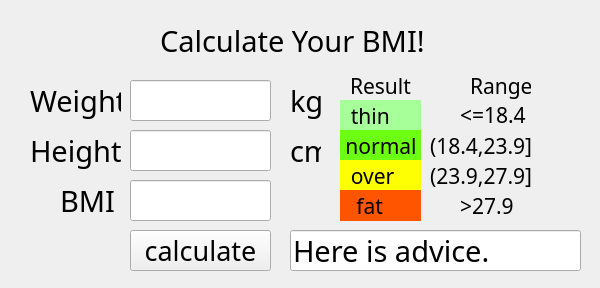
<?xml version="1.0" encoding="UTF-8"?>
<ui version="4.0">
 <class>BMI</class>
 <widget class="QMainWindow" name="BMI">
  <property name="geometry">
   <rect>
    <x>0</x>
    <y>0</y>
    <width>600</width>
    <height>288</height>
   </rect>
  </property>
  <property name="minimumSize">
   <size>
    <width>600</width>
    <height>288</height>
   </size>
  </property>
  <property name="maximumSize">
   <size>
    <width>600</width>
    <height>288</height>
   </size>
  </property>
  <property name="windowTitle">
   <string>BMI</string>
  </property>
  <widget class="QWidget" name="centralwidget">
   <widget class="QPushButton" name="calculate">
    <property name="geometry">
     <rect>
      <x>130</x>
      <y>230</y>
      <width>141</width>
      <height>41</height>
     </rect>
    </property>
    <property name="font">
     <font>
      <family>汉仪晨妹子简</family>
      <pointsize>20</pointsize>
     </font>
    </property>
    <property name="text">
     <string>calculate</string>
    </property>
   </widget>
   <widget class="QLineEdit" name="weight">
    <property name="geometry">
     <rect>
      <x>130</x>
      <y>80</y>
      <width>141</width>
      <height>41</height>
     </rect>
    </property>
    <property name="font">
     <font>
      <family>汉仪晨妹子简</family>
      <pointsize>22</pointsize>
     </font>
    </property>
    <property name="text">
     <string/>
    </property>
   </widget>
   <widget class="QLineEdit" name="height">
    <property name="geometry">
     <rect>
      <x>130</x>
      <y>130</y>
      <width>141</width>
      <height>41</height>
     </rect>
    </property>
    <property name="font">
     <font>
      <family>汉仪晨妹子简</family>
      <pointsize>22</pointsize>
     </font>
    </property>
    <property name="text">
     <string/>
    </property>
   </widget>
   <widget class="QLabel" name="label">
    <property name="geometry">
     <rect>
      <x>30</x>
      <y>80</y>
      <width>91</width>
      <height>41</height>
     </rect>
    </property>
    <property name="font">
     <font>
      <family>汉仪晨妹子简</family>
      <pointsize>22</pointsize>
     </font>
    </property>
    <property name="text">
     <string>Weight</string>
    </property>
   </widget>
   <widget class="QLabel" name="label_2">
    <property name="geometry">
     <rect>
      <x>30</x>
      <y>130</y>
      <width>91</width>
      <height>41</height>
     </rect>
    </property>
    <property name="font">
     <font>
      <family>汉仪晨妹子简</family>
      <pointsize>22</pointsize>
     </font>
    </property>
    <property name="text">
     <string>Height</string>
    </property>
   </widget>
   <widget class="QLabel" name="label_3">
    <property name="geometry">
     <rect>
      <x>290</x>
      <y>80</y>
      <width>31</width>
      <height>41</height>
     </rect>
    </property>
    <property name="font">
     <font>
      <family>汉仪晨妹子简</family>
      <pointsize>22</pointsize>
     </font>
    </property>
    <property name="text">
     <string>kg</string>
    </property>
   </widget>
   <widget class="QLabel" name="label_4">
    <property name="geometry">
     <rect>
      <x>290</x>
      <y>130</y>
      <width>31</width>
      <height>41</height>
     </rect>
    </property>
    <property name="font">
     <font>
      <family>汉仪晨妹子简</family>
      <pointsize>22</pointsize>
     </font>
    </property>
    <property name="text">
     <string>cm</string>
    </property>
   </widget>
   <widget class="QLabel" name="label_6">
    <property name="geometry">
     <rect>
      <x>160</x>
      <y>20</y>
      <width>281</width>
      <height>41</height>
     </rect>
    </property>
    <property name="font">
     <font>
      <family>汉仪晨妹子简</family>
      <pointsize>22</pointsize>
     </font>
    </property>
    <property name="text">
     <string>Calculate Your BMI!</string>
    </property>
   </widget>
   <widget class="QLabel" name="label_7">
    <property name="geometry">
     <rect>
      <x>60</x>
      <y>180</y>
      <width>61</width>
      <height>41</height>
     </rect>
    </property>
    <property name="font">
     <font>
      <family>汉仪晨妹子简</family>
      <pointsize>22</pointsize>
     </font>
    </property>
    <property name="text">
     <string>BMI</string>
    </property>
   </widget>
   <widget class="QLineEdit" name="BMIresult">
    <property name="geometry">
     <rect>
      <x>130</x>
      <y>180</y>
      <width>141</width>
      <height>41</height>
     </rect>
    </property>
    <property name="font">
     <font>
      <family>汉仪晨妹子简</family>
      <pointsize>22</pointsize>
     </font>
    </property>
    <property name="text">
     <string/>
    </property>
   </widget>
   <widget class="QLabel" name="label_5">
    <property name="geometry">
     <rect>
      <x>350</x>
      <y>70</y>
      <width>61</width>
      <height>31</height>
     </rect>
    </property>
    <property name="font">
     <font>
      <family>汉仪晨妹子简</family>
      <pointsize>16</pointsize>
     </font>
    </property>
    <property name="text">
     <string>Result</string>
    </property>
   </widget>
   <widget class="QLabel" name="label_8">
    <property name="geometry">
     <rect>
      <x>470</x>
      <y>70</y>
      <width>61</width>
      <height>31</height>
     </rect>
    </property>
    <property name="font">
     <font>
      <family>汉仪晨妹子简</family>
      <pointsize>16</pointsize>
     </font>
    </property>
    <property name="text">
     <string>Range</string>
    </property>
   </widget>
   <widget class="QLabel" name="label_9">
    <property name="geometry">
     <rect>
      <x>340</x>
      <y>100</y>
      <width>81</width>
      <height>31</height>
     </rect>
    </property>
    <property name="font">
     <font>
      <family>汉仪晨妹子简</family>
      <pointsize>16</pointsize>
     </font>
    </property>
    <property name="styleSheet">
     <string notr="true">background-color: rgb(166, 255, 152);</string>
    </property>
    <property name="text">
     <string>  thin</string>
    </property>
   </widget>
   <widget class="QLabel" name="colornormal">
    <property name="geometry">
     <rect>
      <x>340</x>
      <y>130</y>
      <width>81</width>
      <height>31</height>
     </rect>
    </property>
    <property name="font">
     <font>
      <family>汉仪晨妹子简</family>
      <pointsize>16</pointsize>
     </font>
    </property>
    <property name="styleSheet">
     <string notr="true">background-color: rgb(108, 255, 17);</string>
    </property>
    <property name="text">
     <string> normal</string>
    </property>
   </widget>
   <widget class="QLabel" name="label_11">
    <property name="geometry">
     <rect>
      <x>340</x>
      <y>160</y>
      <width>81</width>
      <height>31</height>
     </rect>
    </property>
    <property name="font">
     <font>
      <family>汉仪晨妹子简</family>
      <pointsize>16</pointsize>
     </font>
    </property>
    <property name="styleSheet">
     <string notr="true">background-color: rgb(255, 255, 3);</string>
    </property>
    <property name="text">
     <string>  over</string>
    </property>
   </widget>
   <widget class="QLabel" name="label_12">
    <property name="geometry">
     <rect>
      <x>340</x>
      <y>190</y>
      <width>81</width>
      <height>31</height>
     </rect>
    </property>
    <property name="font">
     <font>
      <family>汉仪晨妹子简</family>
      <pointsize>16</pointsize>
     </font>
    </property>
    <property name="styleSheet">
     <string notr="true">background-color: rgb(255, 85, 0);</string>
    </property>
    <property name="text">
     <string>   fat</string>
    </property>
   </widget>
   <widget class="QLabel" name="label_13">
    <property name="geometry">
     <rect>
      <x>460</x>
      <y>100</y>
      <width>111</width>
      <height>31</height>
     </rect>
    </property>
    <property name="font">
     <font>
      <family>汉仪晨妹子简</family>
      <pointsize>16</pointsize>
     </font>
    </property>
    <property name="text">
     <string>&lt;=18.4</string>
    </property>
   </widget>
   <widget class="QLabel" name="label_14">
    <property name="geometry">
     <rect>
      <x>430</x>
      <y>130</y>
      <width>131</width>
      <height>31</height>
     </rect>
    </property>
    <property name="font">
     <font>
      <family>汉仪晨妹子简</family>
      <pointsize>16</pointsize>
     </font>
    </property>
    <property name="text">
     <string>(18.4,23.9]</string>
    </property>
   </widget>
   <widget class="QLabel" name="label_15">
    <property name="geometry">
     <rect>
      <x>430</x>
      <y>160</y>
      <width>121</width>
      <height>31</height>
     </rect>
    </property>
    <property name="font">
     <font>
      <family>汉仪晨妹子简</family>
      <pointsize>16</pointsize>
     </font>
    </property>
    <property name="text">
     <string>(23.9,27.9]</string>
    </property>
   </widget>
   <widget class="QLabel" name="label_16">
    <property name="geometry">
     <rect>
      <x>460</x>
      <y>190</y>
      <width>121</width>
      <height>31</height>
     </rect>
    </property>
    <property name="font">
     <font>
      <family>汉仪晨妹子简</family>
      <pointsize>16</pointsize>
     </font>
    </property>
    <property name="text">
     <string>&gt;27.9</string>
    </property>
   </widget>
   <widget class="QLineEdit" name="advice">
    <property name="geometry">
     <rect>
      <x>290</x>
      <y>230</y>
      <width>291</width>
      <height>41</height>
     </rect>
    </property>
    <property name="font">
     <font>
      <family>汉仪晨妹子简</family>
      <pointsize>22</pointsize>
     </font>
    </property>
    <property name="text">
     <string>Here is advice.</string>
    </property>
   </widget>
  </widget>
 </widget>
 <resources/>
 <connections/>
</ui>
